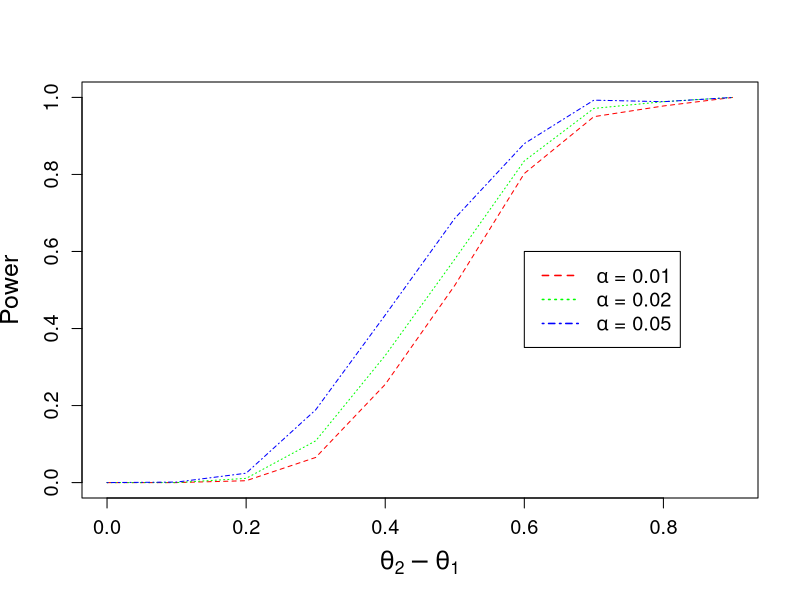

Reproduce this figure in R.
UfuncSing <- function(xvec,mvec,abvec){
  ## function for beta-binomial, returns log U 

  xm <- (mvec-xvec)
  xsum <- sum(xvec)
  msum <-  sum(xm)
  thetatilde <- xsum/sum(mvec)
  
  logR <- lbeta(xvec[1]+abvec[1], xm[1]+abvec[2]) + 
    lbeta(xvec[2]+abvec[1], xm[2]+abvec[2]) -
    2*lbeta(abvec[1],abvec[2])    - 
    xsum*log(thetatilde)- 
    msum*log(1-thetatilde)
  
  return(logR)
}


nn <- 20  
Powermat <- matrix(0,10,3)
effdiffvec <- seq(0,0.9,by=0.1)

for(eff.ind in 1:10){
  
  nn <- 50  
  effdiff <- effdiffvec[eff.ind]  
  NN <- 20  
  Umat <- matrix(NA, nn, NN)
  theta.true <- seq(0.05,0.95,length.out=nn) 
  NumAbove0.01 <- 0
  NumAbove0.02 <- 0
  NumAbove0.05 <- 0
  
  for(k in 1: nn){
    
    mm1 <- sample(seq(15,40, by=1),NN,  replace=T) 
    mm2 <- sample(seq(15,40, by=1),NN,  replace=T) 
    theta1 <- theta.true[k]
    theta2 <- theta1 + effdiff 
    xx <- rbinom(NN, mm1,theta1) 
    summary(xx/mm1-theta1); 
    
    if(theta2<1){
      yy <- rbinom(NN, mm2,theta2)
      summary(yy/mm2-theta2)
      
      for(j in 1:NN){ 
        xx2 <- xx[j]; mx2 <- mm1[j]
        yy2 <- yy[j]; my2 <- mm2[j]
        compset <- setdiff(1:NN,j)
        xx1 <- xx[compset]; mx1 <- mm1[compset]
        yy1 <- yy[compset]; my1 <- mm2[compset]
        n <- length(xx1)
        x.st <- xx1/mx1; y.st <- yy1/my1
        allxy <- c(x.st,y.st)
        allm <- c(mx1,my1)
        
        mubar <- mean(allxy)
        xymvar <- (2*n-1)*var(allxy)/(2*n) 
        mbar <- mean(allm)
        mu.eb <- mubar
        phi.eb <- ((mbar*xymvar)/(mu.eb*(1-mu.eb))  - 1)/(mbar - 1)
        aa.hat <- (1/phi.eb -1)*mu.eb
        bb.hat <- (1/phi.eb -1)*(1 - mu.eb)
        abvec <- c(aa.hat, bb.hat)
                
        if(abvec[1]>0 & abvec[2]>0){
          xvec2 <- c(xx2,yy2) 
          mvec2 <- c(mx2,my2)  
          Umat[k,j] <- UfuncSing(xvec2,mvec2,abvec)
        }
      } 
    } 
  } 
  
  NumAbove0.01 <- length(which(Umat > log(1/0.01)))
  NumAbove0.02 <- length(which(Umat > log(1/0.02)))
  NumAbove0.05 <- length(which(Umat > log(1/0.05)))
  totalN <- length(na.omit(Umat))
  Powermat[eff.ind,] <- c(NumAbove0.01,NumAbove0.02,NumAbove0.05)/totalN
} 

plot(effdiffvec,Powermat[,1], type="n",xlab= expression(theta[2]-theta[1]),
     ylab="Power", main="",cex.lab=1.5,cex.axis=1.2)

lines(effdiffvec, Powermat[,1], col="red", lty=2) 
lines(effdiffvec, Powermat[,2], col="green", lty=3)
lines(effdiffvec, Powermat[,3], col="blue", lty=4) 

legend(0.6,0.6, 
       c(expression(paste(alpha, " = ", 0.01)),
         expression(paste(alpha, " = ", 0.02)),
         expression(paste(alpha, " = ", 0.05))),
       col=c("red","green","blue"), lty=2:4, lwd=1.5,cex=1.2)
